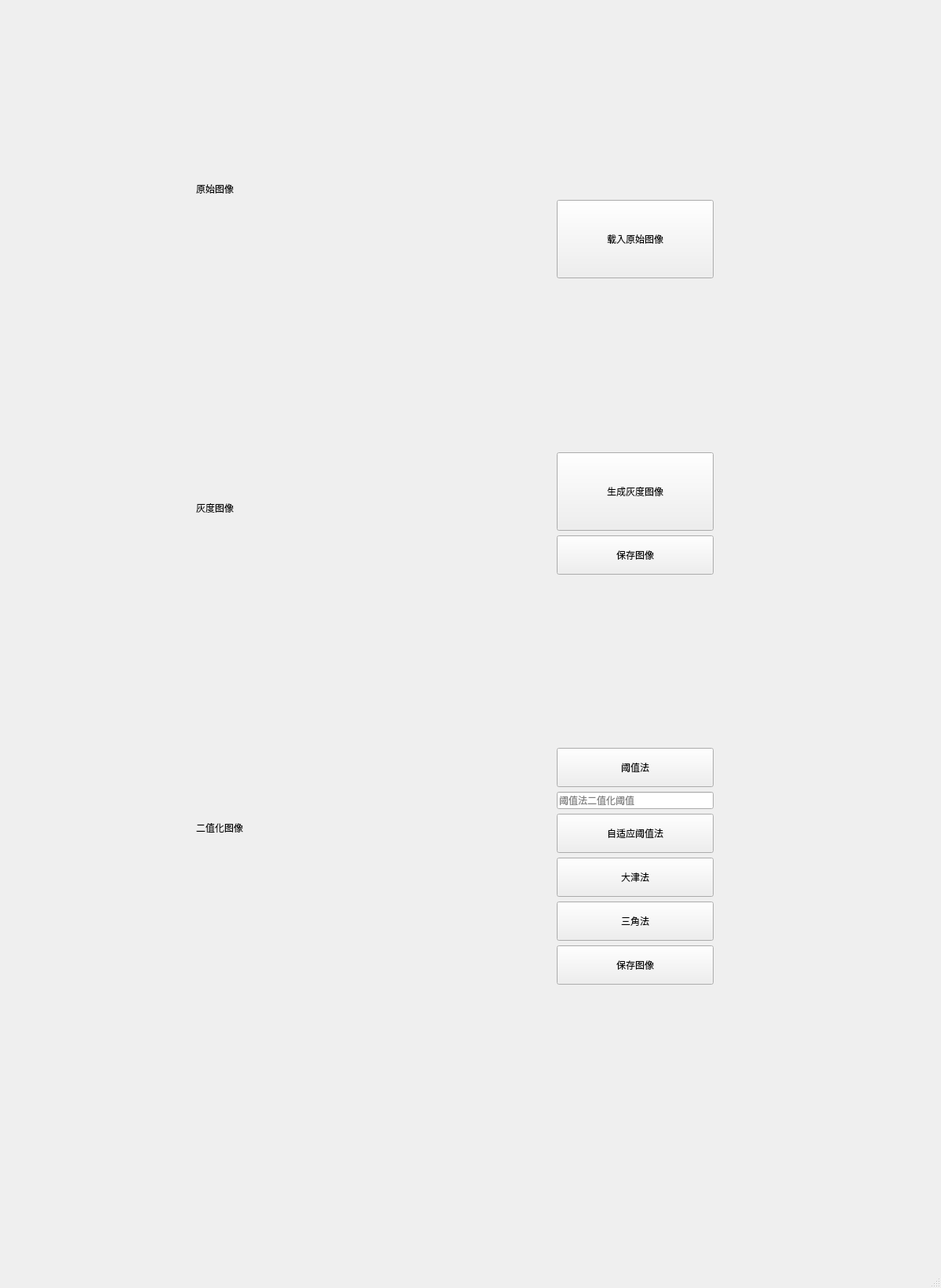
<?xml version="1.0" encoding="UTF-8"?>
<ui version="4.0">
 <class>MainWindow</class>
 <widget class="QMainWindow" name="MainWindow">
  <property name="geometry">
   <rect>
    <x>0</x>
    <y>0</y>
    <width>1200</width>
    <height>1643</height>
   </rect>
  </property>
  <property name="minimumSize">
   <size>
    <width>0</width>
    <height>0</height>
   </size>
  </property>
  <property name="maximumSize">
   <size>
    <width>1200</width>
    <height>1643</height>
   </size>
  </property>
  <property name="windowTitle">
   <string>二值化图片转换</string>
  </property>
  <widget class="QWidget" name="centralwidget">
   <property name="minimumSize">
    <size>
     <width>1200</width>
     <height>1600</height>
    </size>
   </property>
   <widget class="QLabel" name="label">
    <property name="geometry">
     <rect>
      <x>10</x>
      <y>32</y>
      <width>16</width>
      <height>16</height>
     </rect>
    </property>
    <property name="text">
     <string/>
    </property>
    <property name="pixmap">
     <pixmap resource="../build-DSAprojtctQT-Desktop_Qt_5_12_12_MinGW_64_bit-Release/release/qmake_qmake_qm_files.qrc">:/i18n/DSAprojtctQT_zh_CN.qm</pixmap>
    </property>
   </widget>
   <widget class="QWidget" name="layoutWidget">
    <property name="geometry">
     <rect>
      <x>250</x>
      <y>40</y>
      <width>660</width>
      <height>1216</height>
     </rect>
    </property>
    <layout class="QHBoxLayout" name="horizontalLayout">
     <item>
      <layout class="QVBoxLayout" name="verticalLayout_2">
       <item>
        <widget class="QLabel" name="orginimagelabel">
         <property name="minimumSize">
          <size>
           <width>400</width>
           <height>400</height>
          </size>
         </property>
         <property name="text">
          <string>原始图像</string>
         </property>
        </widget>
       </item>
       <item>
        <widget class="QLabel" name="grayimagelabel">
         <property name="minimumSize">
          <size>
           <width>400</width>
           <height>400</height>
          </size>
         </property>
         <property name="text">
          <string>灰度图像</string>
         </property>
        </widget>
       </item>
       <item>
        <widget class="QLabel" name="binaryimagelabel">
         <property name="minimumSize">
          <size>
           <width>400</width>
           <height>400</height>
          </size>
         </property>
         <property name="text">
          <string>二值化图像</string>
         </property>
        </widget>
       </item>
      </layout>
     </item>
     <item>
      <spacer name="horizontalSpacer">
       <property name="orientation">
        <enum>Qt::Horizontal</enum>
       </property>
       <property name="sizeHint" stdset="0">
        <size>
         <width>40</width>
         <height>20</height>
        </size>
       </property>
      </spacer>
     </item>
     <item>
      <layout class="QVBoxLayout" name="verticalLayout_3">
       <item>
        <spacer name="verticalSpacer_3">
         <property name="orientation">
          <enum>Qt::Vertical</enum>
         </property>
         <property name="sizeHint" stdset="0">
          <size>
           <width>20</width>
           <height>40</height>
          </size>
         </property>
        </spacer>
       </item>
       <item>
        <widget class="QPushButton" name="pushButton">
         <property name="minimumSize">
          <size>
           <width>200</width>
           <height>100</height>
          </size>
         </property>
         <property name="maximumSize">
          <size>
           <width>200</width>
           <height>100</height>
          </size>
         </property>
         <property name="text">
          <string>载入原始图像</string>
         </property>
        </widget>
       </item>
       <item>
        <spacer name="verticalSpacer_2">
         <property name="orientation">
          <enum>Qt::Vertical</enum>
         </property>
         <property name="sizeHint" stdset="0">
          <size>
           <width>20</width>
           <height>40</height>
          </size>
         </property>
        </spacer>
       </item>
       <item>
        <widget class="QPushButton" name="pushButton_2">
         <property name="minimumSize">
          <size>
           <width>200</width>
           <height>100</height>
          </size>
         </property>
         <property name="maximumSize">
          <size>
           <width>200</width>
           <height>100</height>
          </size>
         </property>
         <property name="text">
          <string>生成灰度图像</string>
         </property>
        </widget>
       </item>
       <item>
        <widget class="QPushButton" name="pushButton_8">
         <property name="minimumSize">
          <size>
           <width>0</width>
           <height>50</height>
          </size>
         </property>
         <property name="text">
          <string>保存图像</string>
         </property>
        </widget>
       </item>
       <item>
        <spacer name="verticalSpacer">
         <property name="orientation">
          <enum>Qt::Vertical</enum>
         </property>
         <property name="sizeHint" stdset="0">
          <size>
           <width>20</width>
           <height>40</height>
          </size>
         </property>
        </spacer>
       </item>
       <item>
        <layout class="QVBoxLayout" name="verticalLayout">
         <item>
          <widget class="QPushButton" name="pushButton_3">
           <property name="minimumSize">
            <size>
             <width>200</width>
             <height>50</height>
            </size>
           </property>
           <property name="maximumSize">
            <size>
             <width>200</width>
             <height>50</height>
            </size>
           </property>
           <property name="text">
            <string>阈值法</string>
           </property>
          </widget>
         </item>
         <item>
          <widget class="QLineEdit" name="lineEdit">
           <property name="placeholderText">
            <string>阈值法二值化阈值</string>
           </property>
          </widget>
         </item>
         <item>
          <widget class="QPushButton" name="pushButton_4">
           <property name="minimumSize">
            <size>
             <width>0</width>
             <height>50</height>
            </size>
           </property>
           <property name="maximumSize">
            <size>
             <width>16777215</width>
             <height>50</height>
            </size>
           </property>
           <property name="text">
            <string>自适应阈值法</string>
           </property>
          </widget>
         </item>
         <item>
          <widget class="QPushButton" name="pushButton_5">
           <property name="minimumSize">
            <size>
             <width>0</width>
             <height>50</height>
            </size>
           </property>
           <property name="maximumSize">
            <size>
             <width>16777215</width>
             <height>50</height>
            </size>
           </property>
           <property name="text">
            <string>大津法</string>
           </property>
          </widget>
         </item>
         <item>
          <widget class="QPushButton" name="pushButton_6">
           <property name="minimumSize">
            <size>
             <width>0</width>
             <height>50</height>
            </size>
           </property>
           <property name="maximumSize">
            <size>
             <width>16777215</width>
             <height>50</height>
            </size>
           </property>
           <property name="text">
            <string>三角法</string>
           </property>
          </widget>
         </item>
         <item>
          <widget class="QPushButton" name="pushButton_7">
           <property name="minimumSize">
            <size>
             <width>0</width>
             <height>50</height>
            </size>
           </property>
           <property name="text">
            <string>保存图像</string>
           </property>
          </widget>
         </item>
        </layout>
       </item>
      </layout>
     </item>
    </layout>
   </widget>
  </widget>
  <widget class="QStatusBar" name="statusbar"/>
  <widget class="QMenuBar" name="menubar">
   <property name="geometry">
    <rect>
     <x>0</x>
     <y>0</y>
     <width>1200</width>
     <height>21</height>
    </rect>
   </property>
  </widget>
 </widget>
 <resources>
  <include location="../build-DSAprojtctQT-Desktop_Qt_5_12_12_MinGW_64_bit-Release/release/qmake_qmake_qm_files.qrc"/>
 </resources>
 <connections/>
</ui>
